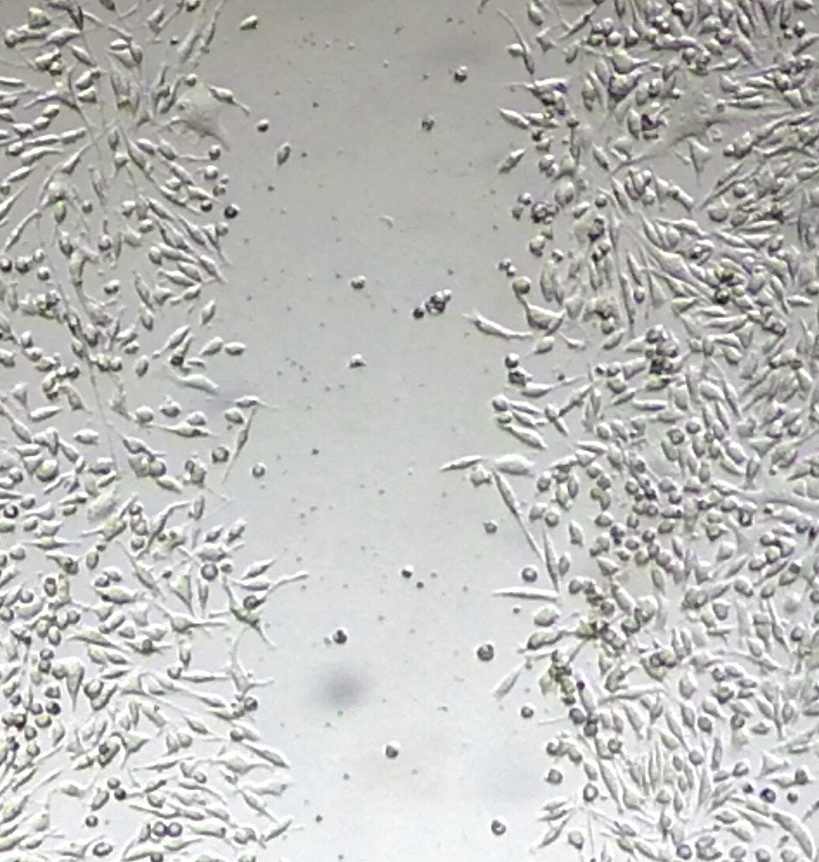
#> input picture example.jpg, 819 x 862 px, shrunk from 1036 x 1090 before the run
$ python analyzer_prev.py
#> lines starting #> are read from the running program, lines starting #| are printed output that depends on the picture
from PIL import Image
import numpy as np
import matplotlib.pyplot as plt
from tqdm import tqdm

# Load the image and convert it to grayscale
def load_image(image_path):
#> called with image_path = 'example.jpg'
    return np.array(Image.open(image_path).convert('1'))
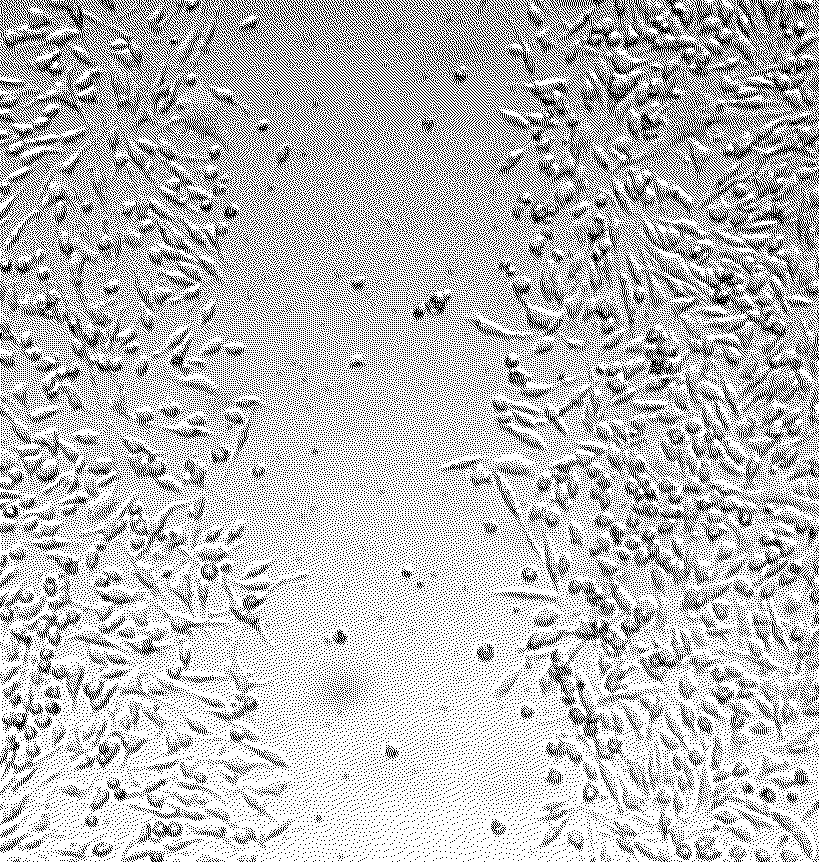
#> returned value: shape (862, 819) bool; 74.2% white; black in thin lines or dots

def convolve_filter(image, filter, stride=1, padding=0):
    # Add zero padding to the image such that the output image will have the same size
    if padding > 0:
        image = np.pad(image, ((padding, padding), (padding, padding)), mode='constant')

    # Get dimensions of the image and the filter
    img_height, img_width = image.shape
    filter_height, filter_width = filter.shape

    # Determine the size of the output (convolved) image taking into account the stride
    output_height = (img_height - filter_height) // stride + 1
    output_width = (img_width - filter_width) // stride + 1

    # Create an empty output (convolved) image
    output = np.zeros((output_height, output_width))

    # Iterate over the image to apply the convolution
    for i in range(0, output_height):
        for j in range(0, output_width):
            # Determine the starting indices for the region in the original image
            start_i = i * stride
            start_j = j * stride

            # Extract the region of interest from the image that corresponds to the filter's size
            region = image[start_i:start_i+filter_height, start_j:start_j+filter_width]

            # Perform element-wise multiplication and sum it up to get the convolved value
            conv_value = np.sum(region * filter)

            # Assign the convolved value to the output
            output[i, j] = conv_value

    return output


if __name__ == "__main__":
    image = load_image("example.jpg")
    filter = np.ones((7,7))
    filter[:,3:] = 0
    for _ in tqdm(range(5)):
        image = convolve_filter(image, filter, stride=1, padding=6)
        image = image -np.min(image)
        image = image / np.max(image)
        plt.imshow(image, cmap='gray')
        plt.show()
#> this loop made 5 passes
#> pass 1, in convolve_filter, `image = np.pad(image, ((padding, padding), (padding, padding)), mode='..`:
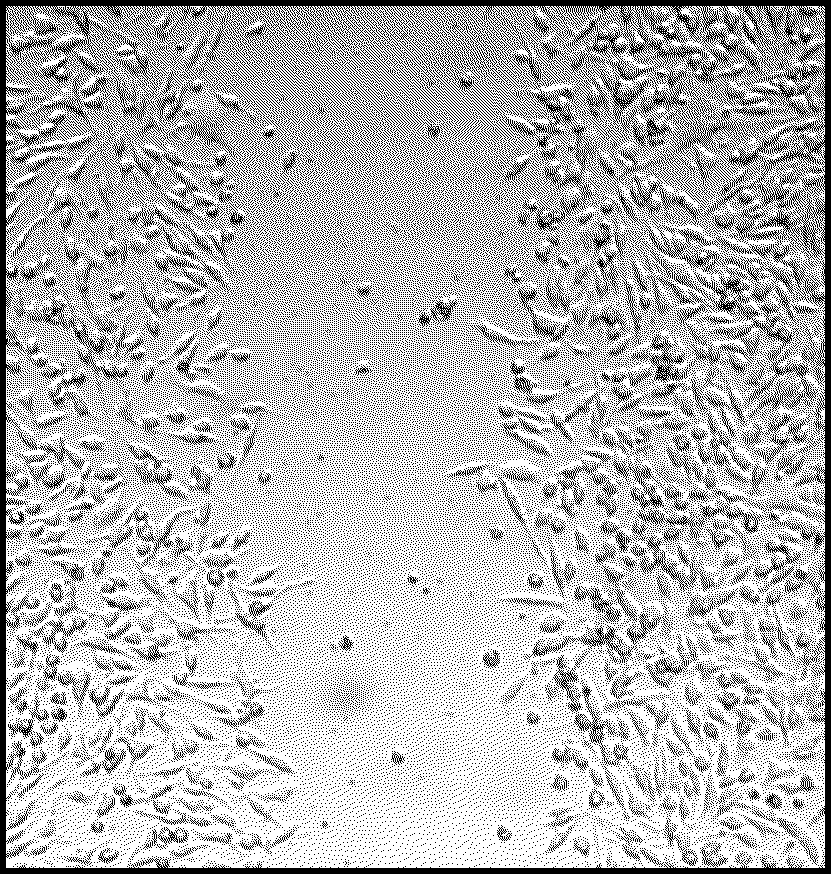
#> image: shape (874, 831) bool; 72.1% white; black in thin lines or dots
#> pass 1, `image = convolve_filter(image, filter, stride=1, padding=6)`:
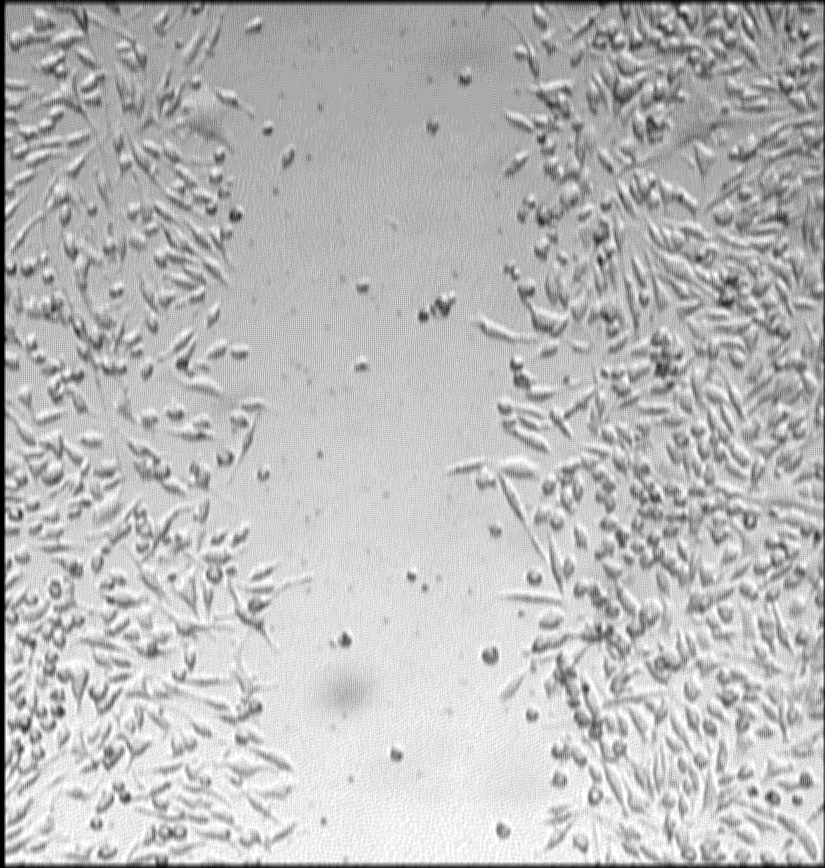
#> image: shape (868, 825) float64; min 0, max 21, mean 15.4; drawn with min black and max white
#> pass 2, in convolve_filter (call 2), `image = np.pad(image, ((padding, padding), (padding, padding)), mode='..`:
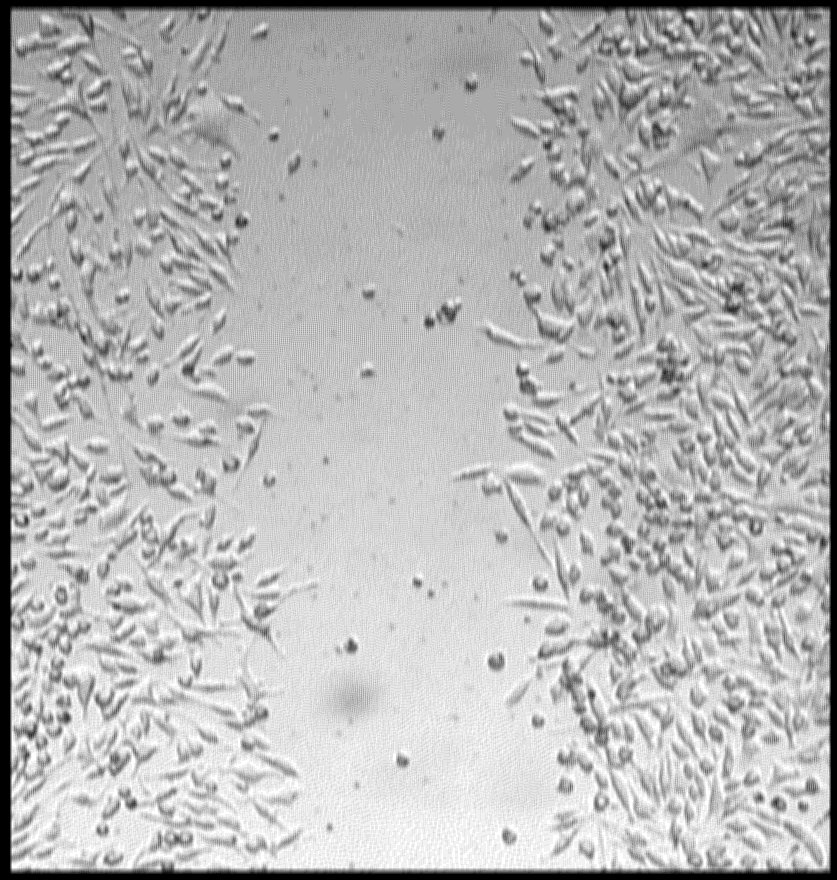
#> image: shape (880, 837) float64; min 0, max 1, mean 0.711
#> pass 2, `plt.show()`:
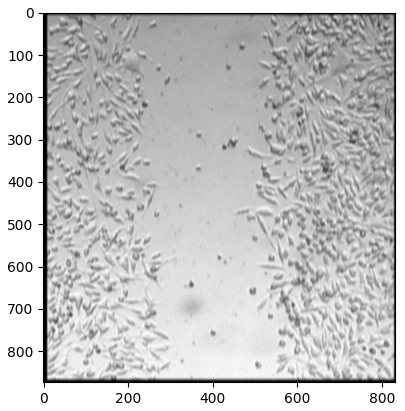
#> figure drawn by matplotlib, 1 panel
#> after the loop:
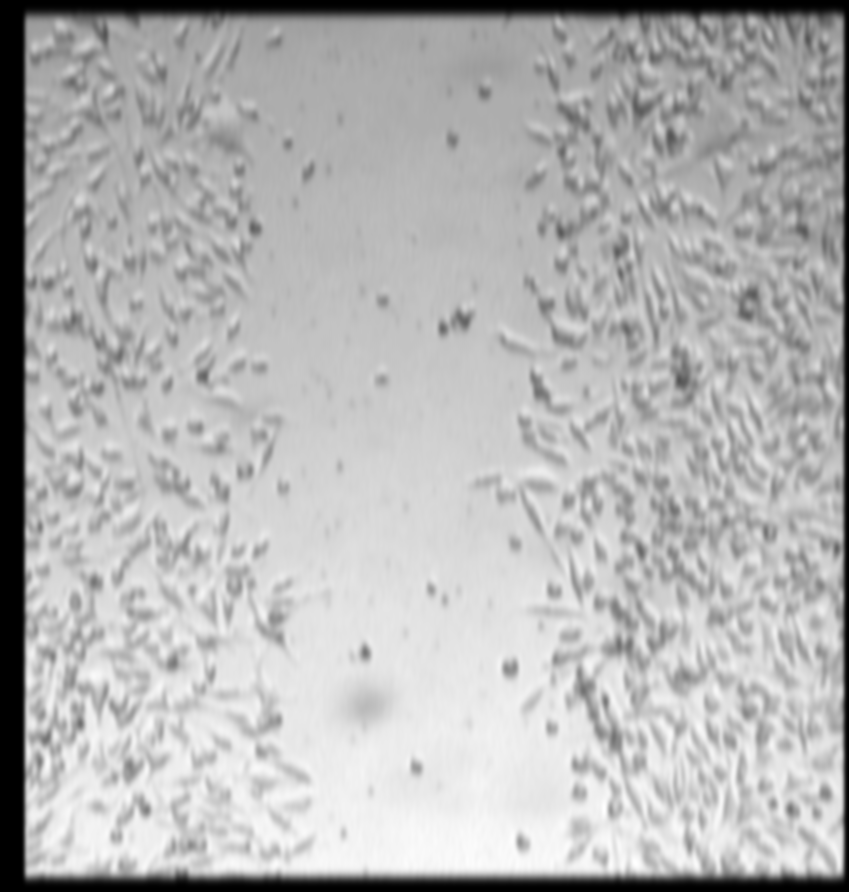
#> image: shape (892, 849) float64; min 0, max 1, mean 0.707
    #output = convolve_filter(output, filter)
    plt.imshow(image, cmap='gray')
    plt.show()
